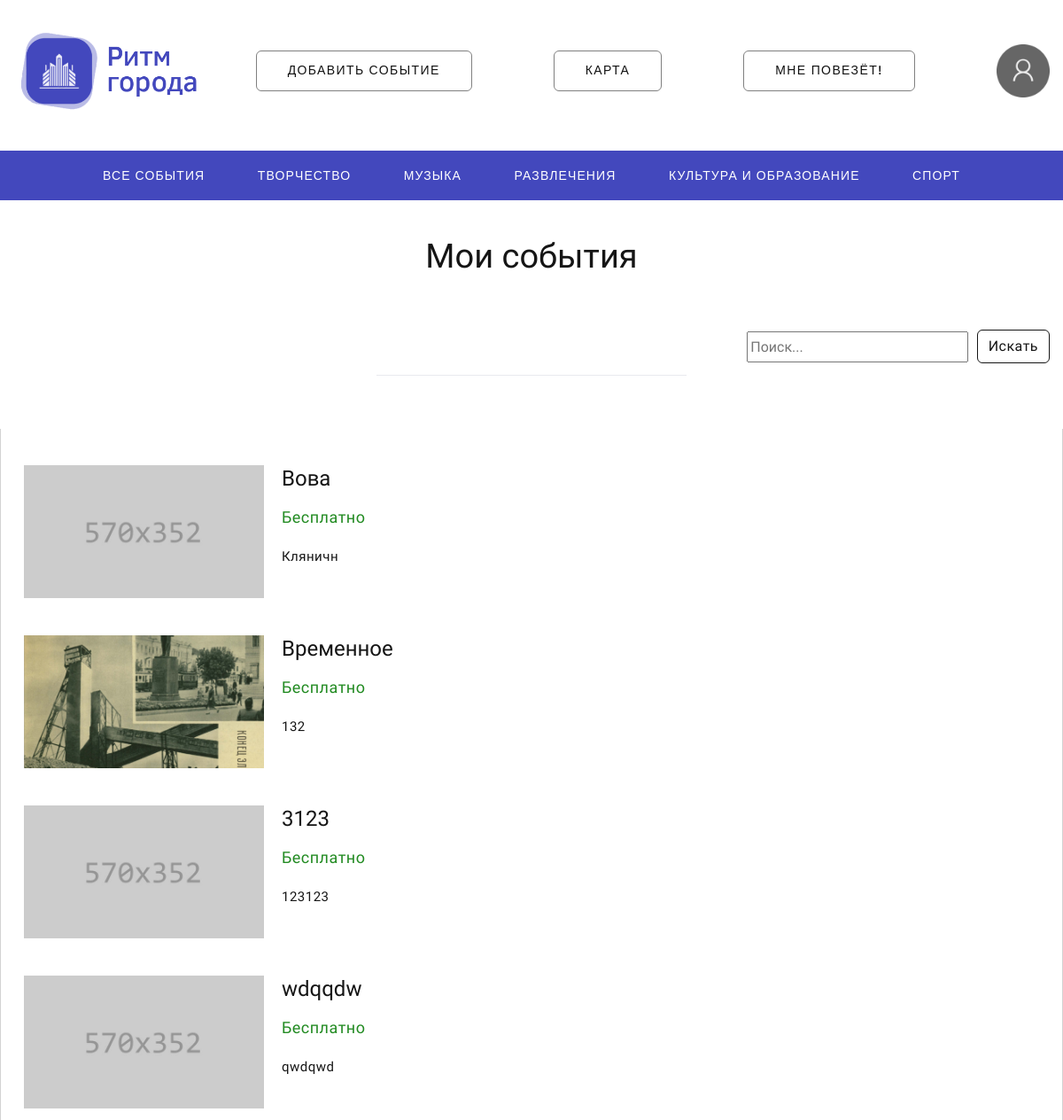
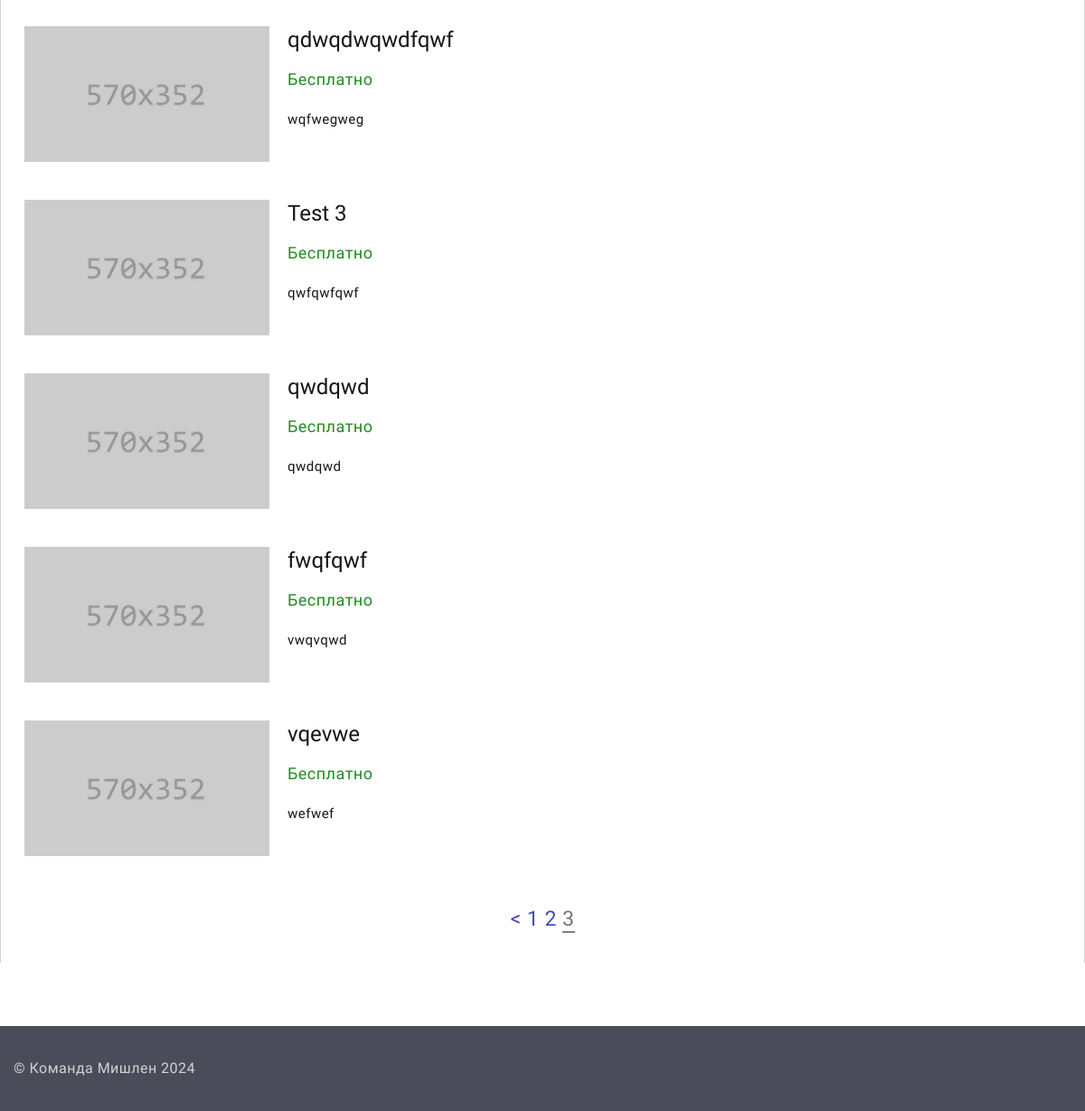
The page /user_events?page=4 (signed in) on the database as committed earlier (2 pictures, top to bottom).
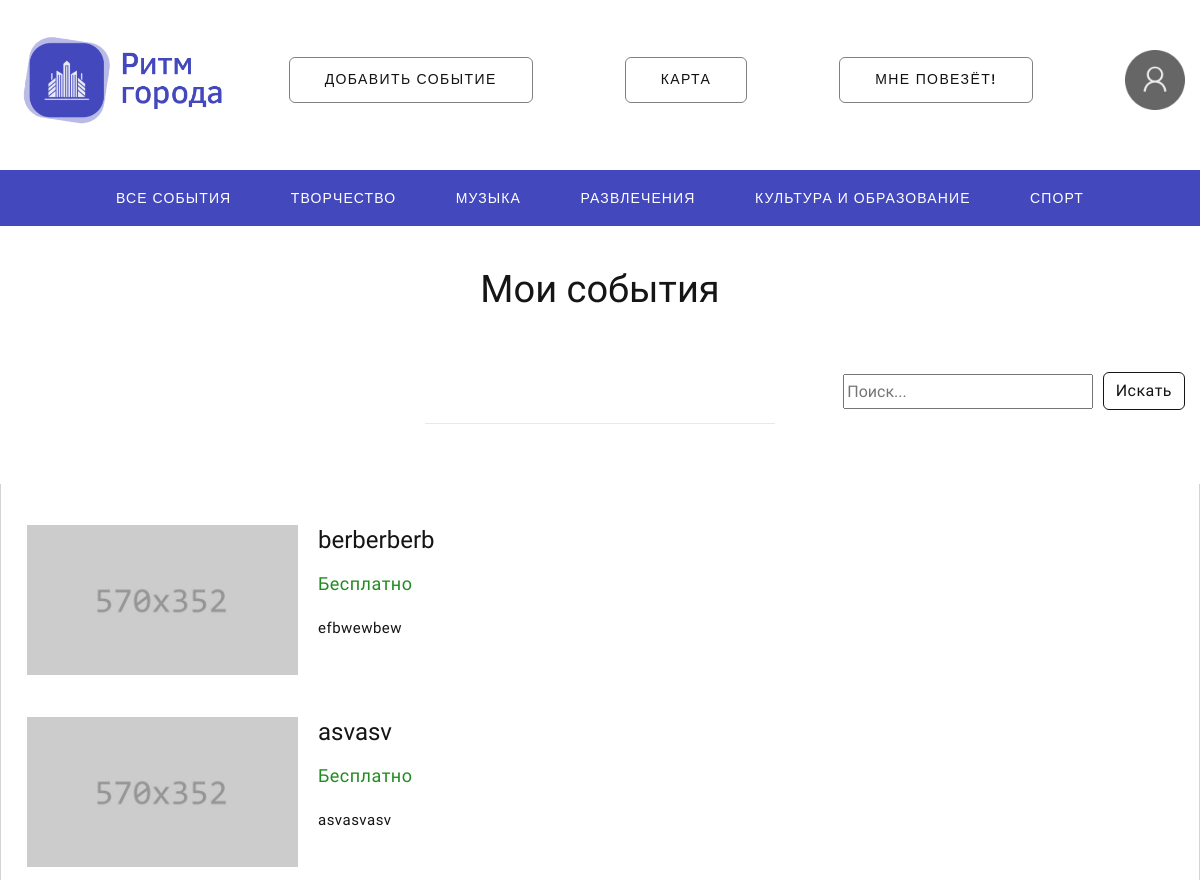
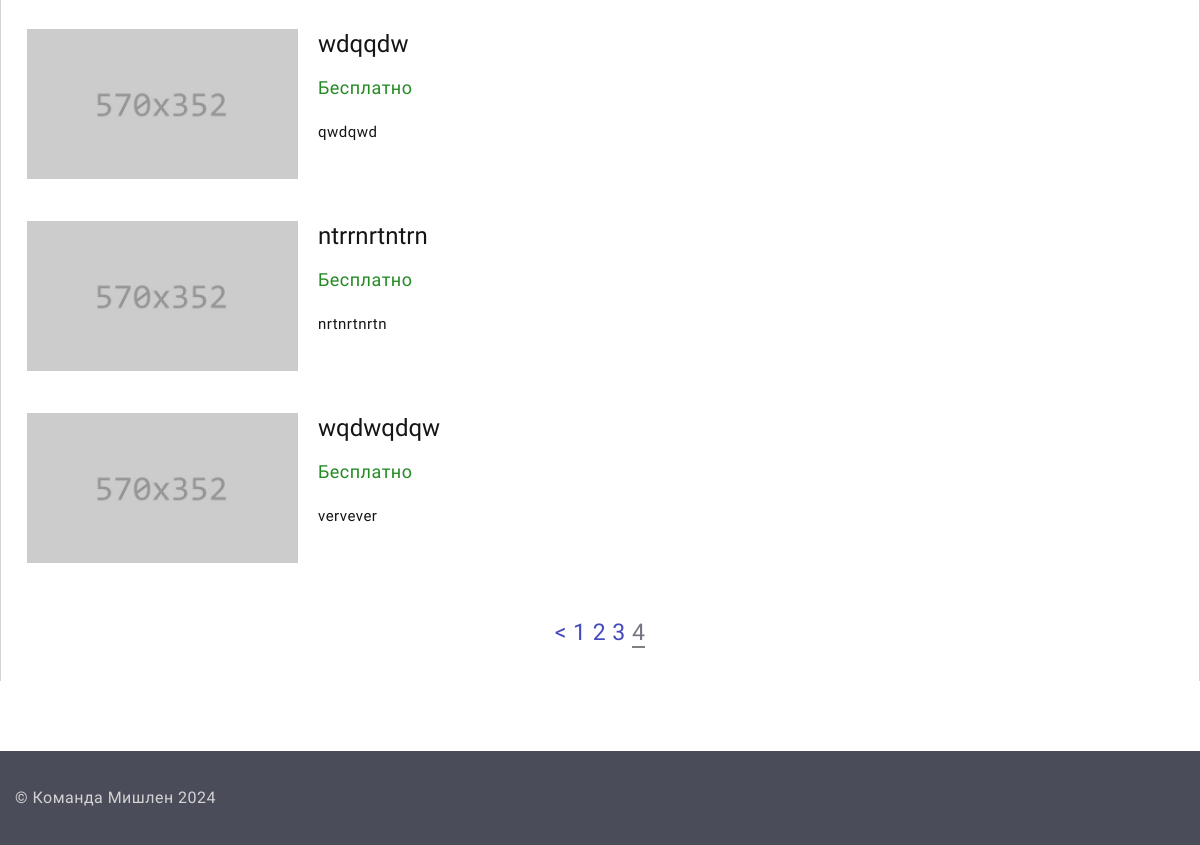
The same page on the database as committed later (2 pictures, top to bottom).
### dosug/models.py (models this page shows, shortened)
class Event(models.Model):
    id = models.IntegerField(primary_key=True)
    title = models.CharField(max_length=30, null=False)
    type = models.CharField(max_length=20)
    image = models.ImageField(default="default.jpg")
    tiny_description = models.CharField(max_length=250)
    description = models.CharField(max_length=1200)
    link = models.CharField(max_length=30)
    address = models.CharField(max_length=60)
    price = models.IntegerField(max_length=30, default=0)
    phone = models.CharField(max_length=30)
    coordinates = models.CharField(max_length=100)
    views = models.IntegerField(default=0)
    author = models.IntegerField(default=0)

### dosug/views.py (the view)
# urls.py: path('user_events', views.user_events)
def user_events(request):
    if not request.user.is_authenticated:
        messages.warning(request, "Невозможно получить доступ к этой странице")
        return redirect('/')
    if request.user.is_superuser:
        events = Event.objects.all()
    else:
        events = Event.objects.filter(author=request.user.id)
    query = request.GET.get('search_query')
    if query:
        events = [event for event in events if query.lower() in event.title.lower()]
    paginator = Paginator(events, 10)
    page_number = request.GET.get('page')
    try:
        events = paginator.page(page_number)
    except PageNotAnInteger:
        events = paginator.page(1)
    except EmptyPage:
        events = paginator.page(paginator.num_pages)
    return render(request, 'dosug/user_events.html', {'events': events, 'query': query})

### templates/dosug/user_events.html (shortened to what this page needs)
{% extends "dosug/layout.html" %}
{% block content %}
<html lang="en">
<head>
</head>
<body>
<div class="page">
    <br><br><br><br>
<h3 style="text-align: center">Мои события</h3>
 <section class="section novi-background section-md text-center">
     <div class="container">
             <block  style="box-sizing: border-box; display: flex; align-items: center">
<div class="search-container">
<input class="input-tab" type="text" id="search-input" name="search_query" placeholder="Поиск..." style="height: 35px; width: 250px" {% if query != Null %} value="{{query}}" {% endif %}>
<a class="btn button-primary-outline" id="search-button" style="margin-bottom: 3px; margin-left: 5px;" href="">Искать</a><br>
</div>
        </block><hr style=" width: 350px; margin-top: 10px; "></div>
        <div class="container" style="border-left: 1px solid lightgray; border-right: 1px solid lightgray; padding: 30px;">
    <div id="content-container">
          <div class="row row-lg-50 row-35 offset-top-2" style="display: flex; flex-direction: column;">
              {% for event in events|slice:":10" %}
              <div class="user_events_cont wow-outer" style="max-width: 100%; margin-bottom: 20px;">
<article class="post-modern" style="display: flex; align-items: flex-start; position: relative;">
    <a class="post-modern-media" href="/event/{{ event.id }}"><img src="/static/images/event_pics/{{ event.image }}" alt="" style="width: 271px; height: 150px; object-fit: cover;"/></a>
    <div style="margin-left: 20px; flex-grow: 1;">
        <h4 class="post-modern-title"><a class="post-modern-title" href="/event/{{ event.id }}">{{ event.title }}</a></h4>
                <ul class="post-modern-meta">
                  <li>
                      {%if event.price == 0%}
                      <a style="color: forestgreen">Бесплатно</a>
                    {% else %}
                      <a style="color: #4348bd">{{event.price}} ₽</a>
                    {% endif %}
                    </li>
                </ul>
        <p class="description" style="word-wrap: break-word;">{{ event.tiny_description }}</p>
    </div>
</article>
            </div>
              {% endfor %}
          </div>
              <br><br><br>
<div class="swiper-pagination swiper-pagination-modern swiper-pagination-marked" style="margin: auto; font-size: 23px; font-weight: bolder">
    {% if events.has_previous %}
        <a href="?page={{ events.previous_page_number }}">&lt;</a>
    {% endif %}
    {% for i in events.paginator.page_range %}
        {% if events.number == i %}
            <a style="border-bottom: 2px solid gray">{{ i }}</a>
        {% else %}
            <a href="?page={{ i }}">{{ i }}</a>
        {% endif %}
    {% endfor %}
</div>
            </div>
</div>
 </section>
</div>
</body>
</html>
{% endblock content %}

Rows that differ between the two databases and show on the page:
no longer on this page (row unchanged): Event: image (placeholder picture), title "Вова", price "Бесплатно", tiny_description "Кляничн"
no longer on this page (row unchanged): Event: image (picture), title "Временное", price "Бесплатно", tiny_description "132"
no longer on this page (row unchanged): Event: image (placeholder picture), title "3123", price "Бесплатно", tiny_description "123123"
no longer on this page (row unchanged): Event: image (placeholder picture), title "qdwqdwqwdfqwf", price "Бесплатно", tiny_description "wqfwegweg"
no longer on this page (row unchanged): Event: image (placeholder picture), title "Test 3", price "Бесплатно", tiny_description "qwfqwfqwf"
no longer on this page (row unchanged): Event: image (placeholder picture), title "qwdqwd", price "Бесплатно", tiny_description "qwdqwd"
no longer on this page (row edited): Event: image (placeholder picture), title "fwqfqwf", price "Бесплатно", tiny_description "vwqvqwd"
no longer on this page (row unchanged): Event: image (placeholder picture), title "vqevwe", price "Бесплатно", tiny_description "wefwef"
added Event: image (placeholder picture), title "berberberb", price "Бесплатно", tiny_description "efbwewbew"
added Event: image (placeholder picture), title "asvasv", price "Бесплатно", tiny_description "asvasvasv"
added Event: image (placeholder picture), title "ntrrnrtntrn", price "Бесплатно", tiny_description "nrtnrtnrtn"
added Event: image (placeholder picture), title "wqdwqdqw", price "Бесплатно", tiny_description "vervever"
Other text that changed with them:
list line gone: "3"
new list line: "3"
new list line: "4"
